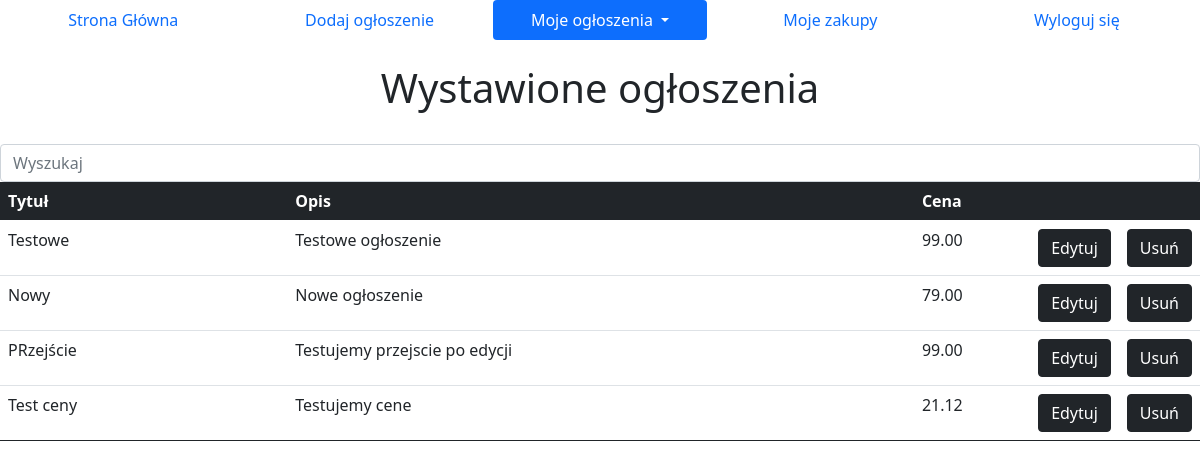
Screenshot of /my_notices (signed in) with the database file from the repository.
### tables this page shows
CREATE TABLE "notices"
(
    id          INTEGER
        primary key,
    title       TEXT    not null,
    description TEXT    not null,
    price       FLOAT   not null,
    id_buyer    INTEGER,
    id_seller   INTEGER not null
);

### Flask.py (the view)
@app.route('/my_notices', methods=['GET', 'POST'])
def myNotices():
    if 'user' in session:
        con = sqlite3.connect(DATABASE)
        cur = con.cursor()
        cur.execute("select * from users where username=?",(session['user'],))
        users = cur.fetchall();
        if len(users)<=0:
            return redirect(url_for('index'))
        else:
            con = sqlite3.connect(DATABASE)
            cur = con.cursor()
            cur.execute("select * from notices where id_seller==? and id_buyer is null",(users[0][0],))
            notices = cur.fetchall();
            return render_template('myNotices.html', notices = notices)
    else:
        return redirect(url_for('index'))

### templates/myNotices.html (shortened to what this page needs)
<html>
    <head>
        <link href="https://cdn.jsdelivr.net/npm/bootstrap@5.0.0-beta1/dist/css/bootstrap.min.css" rel="stylesheet"
>
      </head>
<body>
    <nav class="nav nav-pills nav-justified">
        <a class="nav-item nav-link" href=/>Strona Główna</a>
        <a class="nav-item nav-link" href=/new_notice>Dodaj ogłoszenie</a>
        <li class="nav-item dropdown">
          <a class="nav-link active dropdown-toggle" id="navbarDropdown" role="button" data-bs-toggle="dropdown" aria-expanded="false">
            Moje ogłoszenia
          </a>
        </li>
        <a class="nav-item nav-link" href=/my_shopping>Moje zakupy</a>
        <a class="nav-item nav-link" href=/logout>Wyloguj się</a>
      </nav>
      <br>
      <h1><center>Wystawione ogłoszenia<center></h1>
      <br>
      <center><input class="form-control" type="text" id="myInput" onkeyup="myFunction()" placeholder="Wyszukaj"><center>
      <table id="myTable" class="table">
        <thead class="table-dark">
          <th style="width:25%;">Tytuł</th>
          <th style="width:55%;">Opis</th>
          <th style="width:10%;">Cena</th>
          <th style="width:5%;"></th>
          <th style="width:5%;"></th>
        </thead>
        <tbody>
          {% for notice in notices %}
           <tr>
              <td>{{notice[1]}}</td>
              <td>{{notice[2]}}</td>
              <td></td>
              <td><a class="btn btn-dark" href='/edit/{{notice[0]}}' role="button">Edytuj</a></td>
              <td><a class="btn btn-dark" href='/delete/{{notice[0]}}' role="button">Usuń</a></td>
           </tr>
        {% endfor %}
      </table>
</body>
</html>

### rows the page displays
notices: title "Testowe", description "Testowe ogłoszenie"
notices: title "Nowy", description "Nowe ogłoszenie"
notices: title "PRzejście", description "Testujemy przejscie po edycji"
notices: title "Test ceny", description "Testujemy cene"
